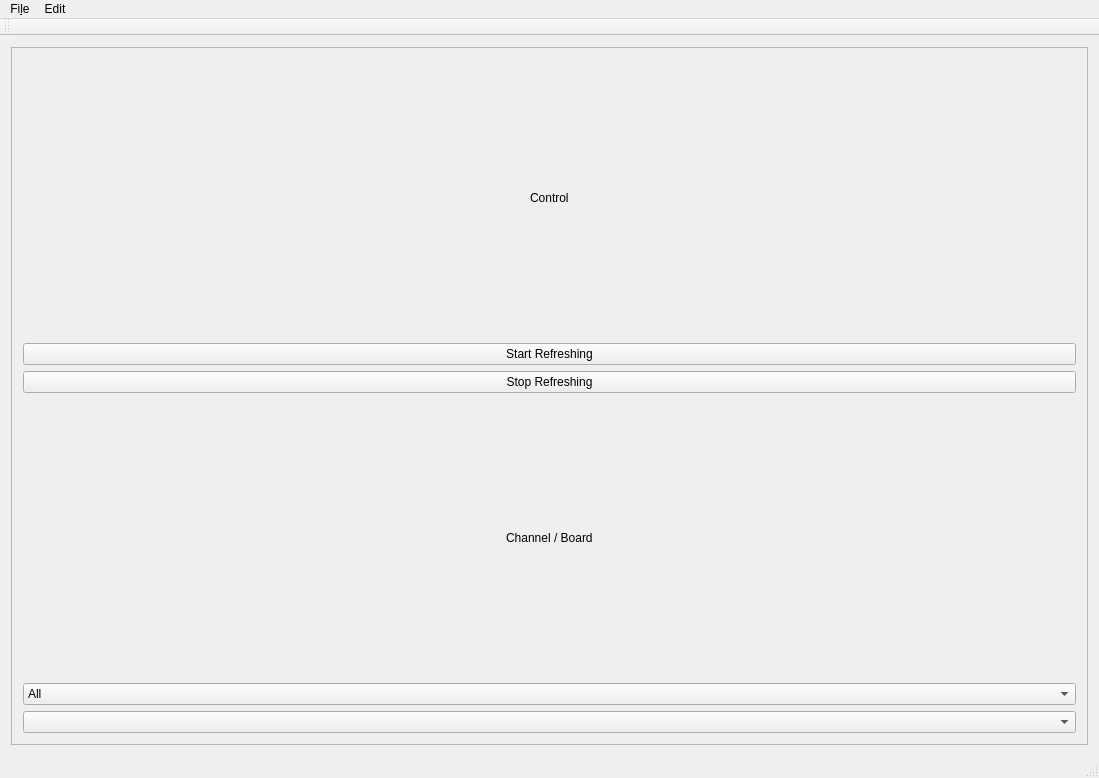
<?xml version="1.0" encoding="UTF-8"?>
<ui version="4.0">
 <class>WaveSpyInterface</class>
 <widget class="QMainWindow" name="WaveSpyInterface">
  <property name="windowModality">
   <enum>Qt::ApplicationModal</enum>
  </property>
  <property name="geometry">
   <rect>
    <x>0</x>
    <y>0</y>
    <width>1099</width>
    <height>778</height>
   </rect>
  </property>
  <property name="sizePolicy">
   <sizepolicy hsizetype="Maximum" vsizetype="Maximum">
    <horstretch>0</horstretch>
    <verstretch>0</verstretch>
   </sizepolicy>
  </property>
  <property name="windowTitle">
   <string>Waveforms</string>
  </property>
  <widget class="QWidget" name="centralWidget">
   <layout class="QHBoxLayout" name="horizontalLayout" stretch="0">
    <item>
     <widget class="QFrame" name="frame">
      <property name="frameShape">
       <enum>QFrame::StyledPanel</enum>
      </property>
      <property name="frameShadow">
       <enum>QFrame::Raised</enum>
      </property>
      <layout class="QHBoxLayout" name="horizontalLayout_2" stretch="8,1">
       <item>
        <layout class="QGridLayout" name="gridWave"/>
       </item>
       <item>
        <layout class="QGridLayout" name="gridWaveButtons">
         <item row="1" column="0">
          <widget class="QPushButton" name="startWaveButton">
           <property name="text">
            <string>Start Refreshing</string>
           </property>
          </widget>
         </item>
         <item row="4" column="0">
          <widget class="QComboBox" name="selectChannel">
           <item>
            <property name="text">
             <string>All</string>
            </property>
           </item>
          </widget>
         </item>
         <item row="5" column="0">
          <widget class="QComboBox" name="selectBoard"/>
         </item>
         <item row="0" column="0" alignment="Qt::AlignHCenter">
          <widget class="QLabel" name="labelControl">
           <property name="text">
            <string>Control</string>
           </property>
          </widget>
         </item>
         <item row="2" column="0">
          <widget class="QPushButton" name="stopWaveButton">
           <property name="text">
            <string>Stop Refreshing</string>
           </property>
          </widget>
         </item>
         <item row="3" column="0" alignment="Qt::AlignHCenter">
          <widget class="QLabel" name="labelSelect">
           <property name="text">
            <string>Channel / Board</string>
           </property>
          </widget>
         </item>
        </layout>
       </item>
      </layout>
     </widget>
    </item>
   </layout>
  </widget>
  <widget class="QMenuBar" name="menuBar">
   <property name="geometry">
    <rect>
     <x>0</x>
     <y>0</y>
     <width>1099</width>
     <height>29</height>
    </rect>
   </property>
   <widget class="QMenu" name="menuFile">
    <property name="title">
     <string>Fi&amp;le</string>
    </property>
    <addaction name="actionConnect"/>
    <addaction name="separator"/>
    <addaction name="actionQuit"/>
   </widget>
   <widget class="QMenu" name="menuEdit">
    <property name="title">
     <string>Edit</string>
    </property>
   </widget>
   <addaction name="menuFile"/>
   <addaction name="menuEdit"/>
  </widget>
  <widget class="QToolBar" name="mainToolBar">
   <attribute name="toolBarArea">
    <enum>TopToolBarArea</enum>
   </attribute>
   <attribute name="toolBarBreak">
    <bool>false</bool>
   </attribute>
  </widget>
  <widget class="QStatusBar" name="statusBar"/>
  <action name="action">
   <property name="text">
    <string>&amp;Save Configuration</string>
   </property>
   <property name="shortcut">
    <string>Ctrl+S</string>
   </property>
  </action>
  <action name="actionLoad">
   <property name="text">
    <string>&amp;Load Configuration</string>
   </property>
   <property name="shortcut">
    <string>Ctrl+L</string>
   </property>
  </action>
  <action name="actionConnect">
   <property name="text">
    <string>&amp;Connect</string>
   </property>
   <property name="shortcut">
    <string>Ctrl+B</string>
   </property>
  </action>
  <action name="actionQuit">
   <property name="text">
    <string>&amp;Quit</string>
   </property>
   <property name="shortcut">
    <string>Ctrl+Q</string>
   </property>
  </action>
 </widget>
 <layoutdefault spacing="6" margin="11"/>
 <resources/>
 <connections>
  <connection>
   <sender>actionQuit</sender>
   <signal>changed()</signal>
   <receiver>WaveSpyInterface</receiver>
   <slot>close()</slot>
   <hints>
    <hint type="sourcelabel">
     <x>-1</x>
     <y>-1</y>
    </hint>
    <hint type="destinationlabel">
     <x>524</x>
     <y>395</y>
    </hint>
   </hints>
  </connection>
 </connections>
</ui>
